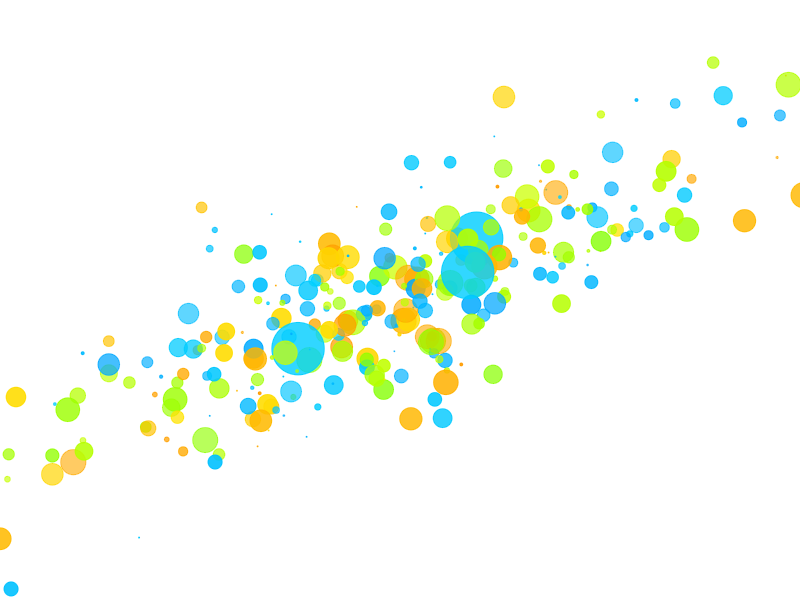

Generate this figure with R:
# Title: Graphing random scatterplot
# Description: Script used to get background image for personal website
# Author: Gaston Sanchez
# Date: November 2021

# packages
library(MASS)

set.seed(20092006)
M = mvrnorm(300, c(0, 0), matrix(c(1, 0.8, 0.8, 1), 2))
x = M[,1]
y = M[,2]


# base colors for color-scheme
set.seed(11)

bv = runif(100, 0.53, 0.56)
blues = hsv(h = bv, s = 1, v = 1, alpha = runif(100, 0.6, 0.9))

gv = runif(100, 0.20, 0.25)
greens = hsv(h = gv, s = 1, v = 1, alpha = runif(100, 0.6, 0.9))

ov = runif(100, 0.10, 0.15)
oranges = hsv(h = ov, s = 1, v = 1, alpha = runif(100, 0.6, 0.9))

cols = sample(c(oranges, greens, blues), size = 100, replace = TRUE)

whites = hsv(h = 0, s = 0, v = 1, alpha = runif(100, 0.3, 0.7))
sizes = c(3.5 * runif(99), 7)


# scatterplot
png(file="full-scatterplot.png", width=1500, height=300)
op = par(bg = "white", mar = rep(0, 4))
plot(x, y, type = 'n', xlim = c(-2, 2), ylim = c(-3, 3), axes=FALSE)
points(x, y, pch = 19, cex = sizes, col = whites, bg = whites)
points(x, y, pch = 19, cex = sizes, col = cols, bg = cols)
par(op)
dev.off()
